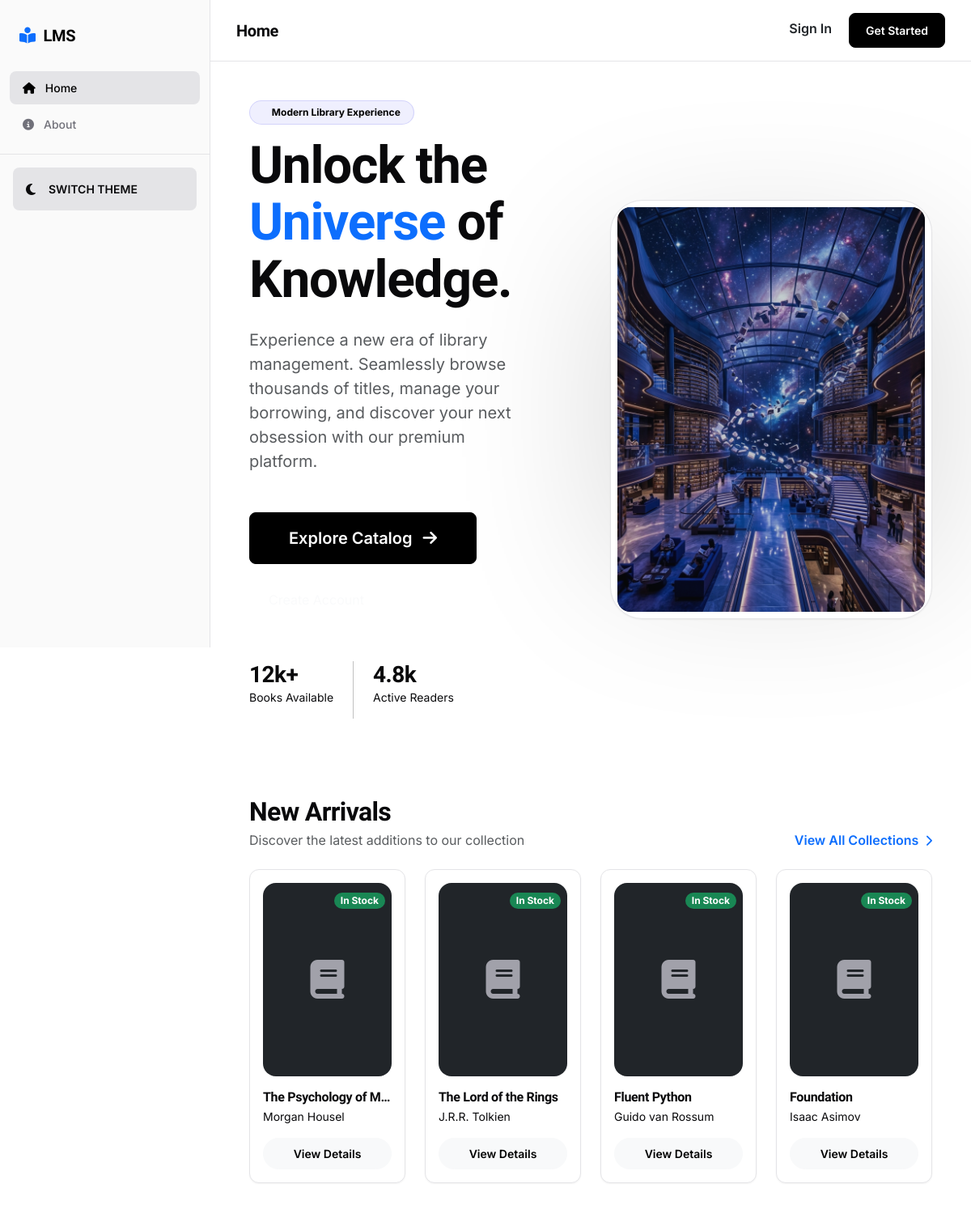
The page / on the database its author committed.
### books/models.py (models this page shows, shortened)
class Book(models.Model):
    title = models.CharField(max_length=255)
    author = models.ForeignKey(Author, on_delete=models.CASCADE, related_name='books')
    category = models.ForeignKey(Category, on_delete=models.SET_NULL, null=True, related_name='books')
    isbn = models.CharField(max_length=13, unique=True)
    publisher = models.CharField(max_length=200, blank=True, null=True)
    publication_date = models.DateField(blank=True, null=True)
    description = models.TextField(blank=True, null=True)
    cover_image = models.ImageField(upload_to='books/covers/', blank=True, null=True)
    total_quantity = models.PositiveIntegerField(default=1)
    available_quantity = models.PositiveIntegerField(default=1)
    created_at = models.DateTimeField(auto_now_add=True)
    updated_at = models.DateTimeField(auto_now=True)
    from django.urls import reverse

class Author(models.Model):
    name = models.CharField(max_length=200)
    bio = models.TextField(blank=True, null=True)

### core/views.py (the view)
# urls.py: path('', views.home, name='home'),
def home(request):
    books = Book.objects.order_by('-created_at')[:6]
    return render(request, 'core/home.html', {'latest_books': books})

### templates/core/home.html (shortened to what this page needs)
{% extends 'base.html' %}
{% load static %}
{% block page_title %}Home{% endblock %}
{% block content %}
<div class="row g-5 align-items-center mb-5 pb-5">
    <div class="col-lg-6">
        <div class="pe-lg-5">
            <span class="badge rounded-pill px-3 py-2 mb-3" style="background: rgba(99, 102, 241, 0.1); color: var(--primary); border: 1px solid rgba(99, 102, 241, 0.2);">
                 Modern Library Experience
            </span>
            <h1 class="display-3 fw-bold mb-4" style="line-height: 1.1;">
                Unlock the <span class="text-primary">Universe</span> of Knowledge.
            </h1>
            <p class="text-muted fs-5 mb-5">
                Experience a new era of library management. Seamlessly browse thousands of titles, manage your borrowing, and discover your next obsession with our premium platform.
            </p>
            <div class="d-flex flex-wrap gap-3">
                <a href="{% url 'books:list' %}" class="btn btn-primary-custom px-5 py-3 fs-5">
                    Explore Catalog <i class="fa-solid fa-arrow-right ms-2"></i>
                </a>
                {% if not user.is_authenticated %}
                <a href="{% url 'register' %}" class="btn btn-outline-light border-0 px-4 py-3 fs-6 opacity-75 hover-opacity-100">
                </a>
                {% endif %}
            </div>
            <div class="mt-5 d-flex gap-4">
                <div>
                    <h3 class="mb-0 fw-bold">12k+</h3>
                    <p class="text-dim small">Books Available</p>
                </div>
                <div>
                    <h3 class="mb-0 fw-bold">4.8k</h3>
                    <p class="text-dim small">Active Readers</p>
                </div>
            </div>
        </div>
    </div>
    <div class="col-lg-6 d-none d-lg-block">
        <div class="position-relative">
            <div class="glass-card p-2" style="transform: rotate(-3deg); border-radius: 40px;">
                <div class="bg-dark rounded-4 overflow-hidden" style="height: 500px; border-radius: 32px;">
                    <img src="{{ MEDIA_URL }}banners/library_hero.png" class="w-100 h-100" style="object-fit: cover; opacity: 0.8;" alt="Library">
                </div>
            </div>
        </div>
    </div>
</div>
<div class="d-flex justify-content-between align-items-end mb-4">
    <div>
        <h2 class="fw-bold mb-1">New Arrivals</h2>
        <p class="text-muted mb-0">Discover the latest additions to our collection</p>
    </div>
    <a href="{% url 'books:list' %}" class="text-primary text-decoration-none fw-semibold">View All Collections <i class="fa-solid fa-chevron-right ms-1 small"></i></a>
</div>
<div class="row g-4">
    {% for book in latest_books %}
    <div class="col-6 col-md-4 col-lg-3">
        <div class="glass-card h-100 group">
            <div class="p-3">
                <div class="position-relative overflow-hidden rounded-4 mb-3" style="aspect-ratio: 2/3;">
                    {% if book.cover_image %}
                    <img src="{{ book.cover_image.url }}" class="w-100 h-100 transition-transform duration-500 group-hover-scale-110" style="object-fit: cover;" alt="{{ book.title }}">
                    {% else %}
                    <div class="w-100 h-100 bg-dark d-flex align-items-center justify-content-center" style="color: var(--text-dim);">
                        <i class="fa-solid fa-book fa-3x"></i>
                    </div>
                    {% endif %}
                    <div class="position-absolute top-0 end-0 p-2">
                        <span class="badge {% if book.available_quantity > 0 %}bg-success{% else %}bg-danger{% endif %} rounded-pill px-2">
                            {% if book.available_quantity > 0 %}In Stock{% else %}Out{% endif %}
                        </span>
                    </div>
                </div>
                <h6 class="fw-bold mb-1 text-truncate" title="{{ book.title }}">{{ book.title }}</h6>
                <p class="text-dim small mb-3">{{ book.author.name }}</p>
                <a href="{% url 'books:detail' book.pk %}" class="btn btn-sm btn-light w-100 rounded-pill py-2 fw-semibold">View Details</a>
            </div>
        </div>
    </div>
    {% empty %}
    <div class="col-12 py-5 text-center">
        <div class="text-dim opacity-50 mb-3"><i class="fa-solid fa-inbox fa-4x"></i></div>
        <p class="text-muted">No books available in the collection yet.</p>
    </div>
    {% endfor %}
</div>
{% endblock %}

### templates/base.html (shortened to what this page needs)
{% load static %}
<!DOCTYPE html>
<html lang="en" data-theme="dark">
<head>
    <link href="https://cdn.jsdelivr.net/npm/bootstrap@5.3.2/dist/css/bootstrap.min.css" rel="stylesheet">
    <link rel="stylesheet" href="https://cdnjs.cloudflare.com/ajax/libs/font-awesome/6.4.0/css/all.min.css">
    <link rel="stylesheet" href="{% static 'css/style.css' %}">
</head>
<body>
    <div class="wrapper">
        <nav id="sidebar">
            <div class="sidebar-header d-flex align-items-center justify-content-between">
                <h3 class="mb-0"><i class="fa-solid fa-book-open-reader text-primary"></i> LMS</h3>
            </div>
            <ul class="list-unstyled components">
                <li class="{% if request.path == '/' %}active{% endif %}">
                    <a href="{% url 'home' %}"><i class="fa-solid fa-house"></i> <span>Home</span></a>
                </li>
                <li><a href="{% url 'about' %}"><i class="fa-solid fa-circle-info"></i> <span>About</span></a></li>
            </ul>
            <div class="sidebar-footer p-3 border-top border-opacity-10" style="border-color: var(--border) !important;">
                <button type="button" class="btn w-100 d-flex align-items-center gap-3 p-3 rounded-3 theme-toggle-btn" style="background: var(--border); color: var(--text-main); border: none;">
                    <i class="fa-solid fa-moon theme-icon"></i>
                    <span class="fw-semibold small text-uppercase">Switch Theme</span>
                </button>
            </div>
        </nav>
        <div id="content">
            <nav class="top-navbar">
                <div class="d-flex align-items-center">
                    <h5 class="mb-0 fw-bold d-none d-lg-block text-main">{% block page_title %}Overview{% endblock %}</h5>
                </div>
                <div class="d-flex align-items-center gap-4">
                    {% if user.is_authenticated %}
                    <div class="dropdown">
                        <a href="#" class="d-flex align-items-center text-decoration-none dropdown-toggle text-main" id="userDropdown" data-bs-toggle="dropdown" aria-expanded="false">
                            <div class="rounded-circle bg-primary text-white d-flex align-items-center justify-content-center me-3" style="width: 36px; height: 36px; font-weight: 600;">
                                {{ user.username|make_list|first|upper }}
                            </div>
                            <span class="d-none d-md-block">{{ user.username }}</span>
                        </a>
                        <ul class="dropdown-menu dropdown-menu-end glass-card border-0 shadow-lg p-2" aria-labelledby="userDropdown">
                            <li><a class="dropdown-item rounded-3 py-2" href="{% url 'profile' %}"><i class="fa-solid fa-user-gear fa-sm me-2"></i> Profile</a></li>
                            <li><hr class="dropdown-divider opacity-50"></li>
                            <li>
                                <form method="post" action="{% url 'logout' %}">
                                    {% csrf_token %}
                                    <button type="submit" class="dropdown-item rounded-3 py-2 text-danger"><i class="fa-solid fa-arrow-right-from-bracket fa-sm me-2"></i> Logout</button>
                                </form>
                            </li>
                        </ul>
                    </div>
                    {% else %}
                    <div class="d-flex gap-2">
                        <a href="{% url 'login' %}" class="btn text-main fw-semibold">Sign In</a>
                        <a href="{% url 'register' %}" class="btn btn-primary-custom">Get Started</a>
                    </div>
                    {% endif %}
                </div>
            </nav>
            <div class="p-4 p-md-5">
                {% block content %}
                {% endblock %}
            </div>
        </div>
    </div>
</body>
</html>

### static/css/style.css (style rules this page uses)
:root { --bg-app: #ffffff; --bg-sidebar: #fafafa; --bg-card: #ffffff; --bg-navbar: rgba(255, 255, 255, 0.8); --primary: #000000; --primary-alt: #2563eb; --accent: #8b5cf6; --text-main: #09090b; --text-muted: #71717a; --text-dim: #a1a1aa; --border: #e4e4e7; --border-hover: #d4d4d8; --shadow-sm: 0 1px 2px rgba(0,0,0,0.05); --shadow-md: 0 4px 6px -1px rgba(0,0,0,0.1), 0 2px 4px -1px rgba(0,0,0,0.06); --shadow-lg: 0 10px 15px -3px rgba(0,0,0,0.1), 0 4px 6px -2px rgba(0,0,0,0.05); --radius-full: 9999px; --radius-lg: 12px; --radius-md: 8px; --radius-sm: 6px; --transition: all 0.2s cubic-bezier(0.4, 0, 0.2, 1); }
* { margin: 0; padding: 0; box-sizing: border-box; cursor: default; }
body { font-family: 'Inter', sans-serif; color: var(--text-main); background-color: var(--bg-app); min-height: 100vh; overflow-x: hidden; transition: background 0.3s ease, color 0.3s ease; line-height: 1.5; -webkit-font-smoothing: antialiased; }
h1, h2, h3, h4, h5, h6 { font-family: 'Plus Jakarta Sans', sans-serif; font-weight: 700; letter-spacing: -0.02em; color: var(--text-main); }
.glass-card { background: var(--bg-card); border: 1px solid var(--border); border-radius: var(--radius-lg); box-shadow: var(--shadow-sm); transition: var(--transition); position: relative; overflow: hidden; }
#content { flex: 1; width: 100%; min-width: 0; }
.wrapper { display: flex; width: 100%; }
#sidebar { min-width: 260px; max-width: 260px; background: var(--bg-sidebar); color: var(--text-muted); transition: var(--transition); border-right: 1px solid var(--border); height: 100vh; position: sticky; top: 0; z-index: 1000; }
.glass-card { background: var(--bg-card); border: 1px solid var(--border); border-radius: var(--radius-lg); box-shadow: var(--shadow-sm); transition: var(--transition); animation: fadeInUp 0.6s cubic-bezier(0.16, 1, 0.3, 1) both; }
.glass-card:nth-child(1) { animation-delay: 0.05s; }
.glass-card:nth-child(2) { animation-delay: 0.1s; }
#sidebar .sidebar-header { padding: 32px 24px; }
#sidebar .sidebar-header h3 { font-size: 1.25rem; font-weight: 800; color: var(--primary); display: flex; align-items: center; gap: 10px; }
#sidebar ul.components { padding: 0 12px; }
#sidebar ul li { margin-bottom: 4px; }
#sidebar ul li a { padding: 10px 16px; font-size: 0.875rem; display: flex; align-items: center; gap: 12px; color: var(--text-muted); text-decoration: none; border-radius: var(--radius-md); transition: var(--transition); font-weight: 500; }
#sidebar ul li a:hover, #sidebar ul li.active > a { color: var(--primary); background: var(--border); }
#sidebar ul li.active > a { background: var(--border); color: var(--primary); }
.top-navbar { background: var(--bg-navbar); backdrop-filter: blur(8px); padding: 16px 32px; display: flex; justify-content: space-between; align-items: center; border-bottom: 1px solid var(--border); position: sticky; top: 0; z-index: 997; }
.btn-primary-custom { background: var(--primary); border: 1px solid var(--primary); color: var(--bg-app); padding: 10px 20px; border-radius: var(--radius-md); font-weight: 600; font-size: 0.875rem; transition: var(--transition); }

### rows shown on the page
Book: available_quantity "In Stock", title "The Psychology of M…", author.name "Morgan Housel"
Book: available_quantity "In Stock", title "The Lord of the Rings", author.name "J.R.R. Tolkien"
Book: available_quantity "In Stock", title "Fluent Python", author.name "Guido van Rossum"
Book: available_quantity "In Stock", title "Foundation", author.name "Isaac Asimov"
